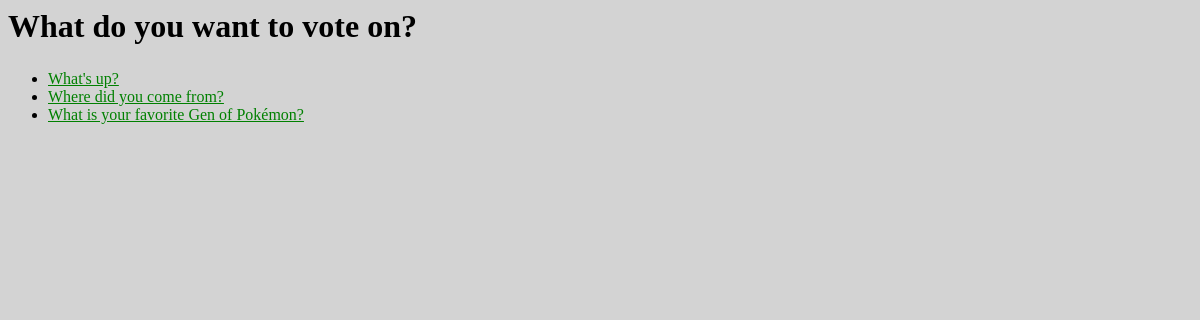
Screenshot of /polls/ with the database file from the repository.
### polls/models.py (models this page shows, shortened)
class Question(models.Model):
    question_text = models.CharField(max_length=200)
    pub_date = models.DateTimeField('date published')
    def was_published_recently(self):
        now = timezone.now()
        return now - datetime.timedelta(days=1) <= self.pub_date <= now
    was_published_recently.admin_order_field = 'pub_date'
    was_published_recently.boolean = True
    was_published_recently.short_description = 'Published recently?'

### polls/views.py (the view)
# urls.py: path('', views.IndexView.as_view(), name='index'),
class IndexView(generic.ListView):
    template_name = 'polls/index.html'
    context_object_name = 'latest_question_list'
    def get_queryset(self):
        return Question.objects.filter(pub_date__lte=timezone.now())

### polls/templates/polls/index.html
{% load static %}
<link rel="stylesheet" type="text/css" href="{% static 'polls/style.css' %}">
<h1>What do you want to vote on?</h1>
<body class="body1">
    {% if latest_question_list %}
        <ul class="pie">
        {% for question in latest_question_list %}
        <li class="lipie"><a href="{% url 'polls:detail' question.id %}">{{ question.question_text }}</a></li>
        {% endfor %}
        </ul>
    {% else %}
        <p>No polls are available.</p>
    {% endif %}
</body>

### polls/static/polls/style.css (style rules this page uses)
a { color: green; }
body { background: lightgray url("images/background.gif") no-repeat; text-align: center; }
ul { background-color: lightyellow; }
.pie { background-color: lightgray; margin-top: 25px; }
.lipie { list-style: disc; }
.body1 { text-align: left; }

### rows the page displays
Question: question_text "What's up?"
Question: question_text "Where did you come from?"
Question: question_text "What is your favorite Gen of Pokémon?"
